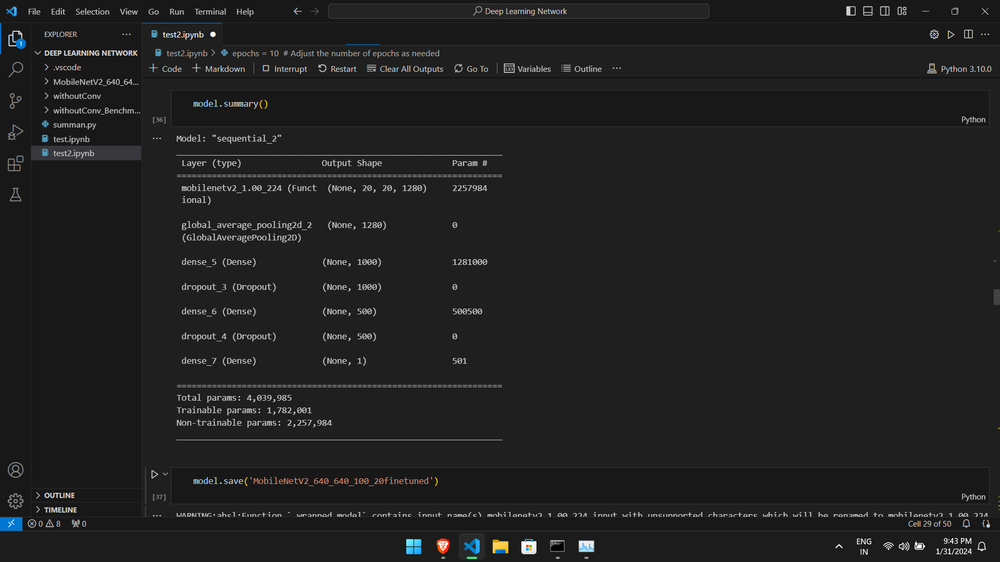
#> input picture FinalProject/FinalProject/part 1/Deep Learning Network/pics/1.png, 1000 x 562 px, shrunk from 1920 x 1080 before the run, found by its file name
$ jupyter execute --allow-errors try.ipynb   (older library calls are emulated)
#> lines starting #> are read from the running program, lines starting #| are printed output that depends on the picture
[cell 1]
import cv2
import numpy as np
from skimage import color, feature
from scipy.stats import kurtosis

[cell 2]
def extract_features(image_path):
    # Read the image
#> called with image_path = './high_dense/1.png'
    img = cv2.imread(image_path)
#> img is the input picture: shape (562, 1000, 3); mean B, G, R 32.8, 32.7, 32.5
    #print(img.shape)
    # Convert the image to different color spaces
    hsv_img = cv2.cvtColor(img, cv2.COLOR_BGR2HSV)
#> hsv_img: shape (562, 1000, 3); mean H, S, V 4.3, 2.7, 33.2
    lab_img = cv2.cvtColor(img, cv2.COLOR_BGR2LAB)
#> lab_img: shape (562, 1000, 3); mean of channels 0, 1, 2 31.5, 128, 127.9

    # Split the channels
    b, g, r = cv2.split(img)
    h, s, v = cv2.split(hsv_img)
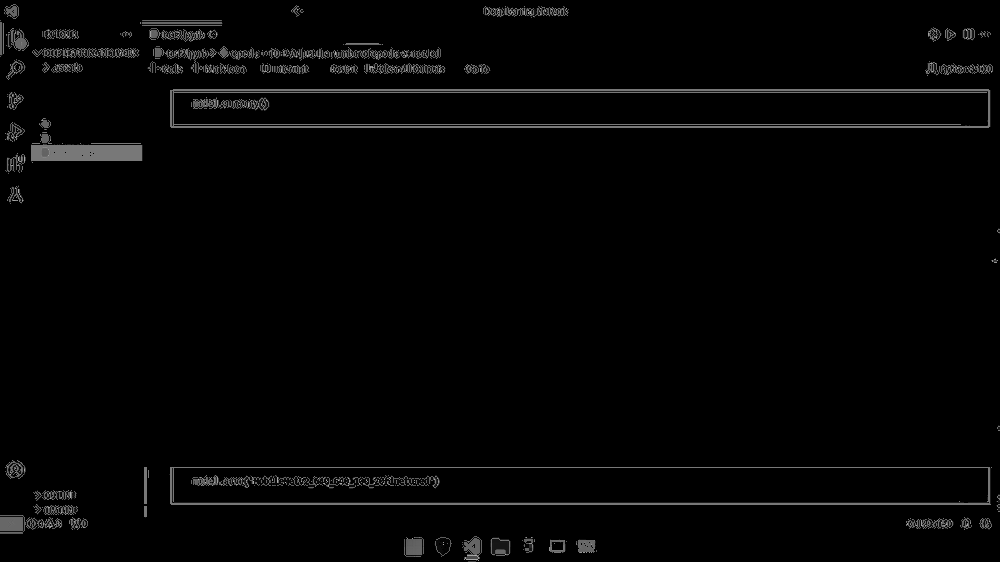
#> h: shape (562, 1000); min 0, max 179, mean 4.3
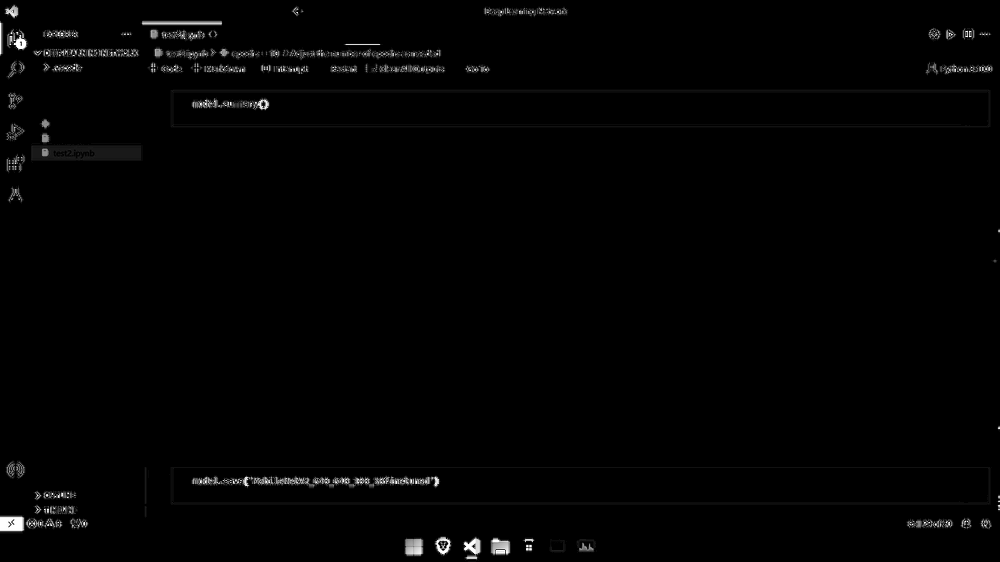
#> s: shape (562, 1000); min 0, max 255, mean 2.7
    l, a, b_human = cv2.split(lab_img)
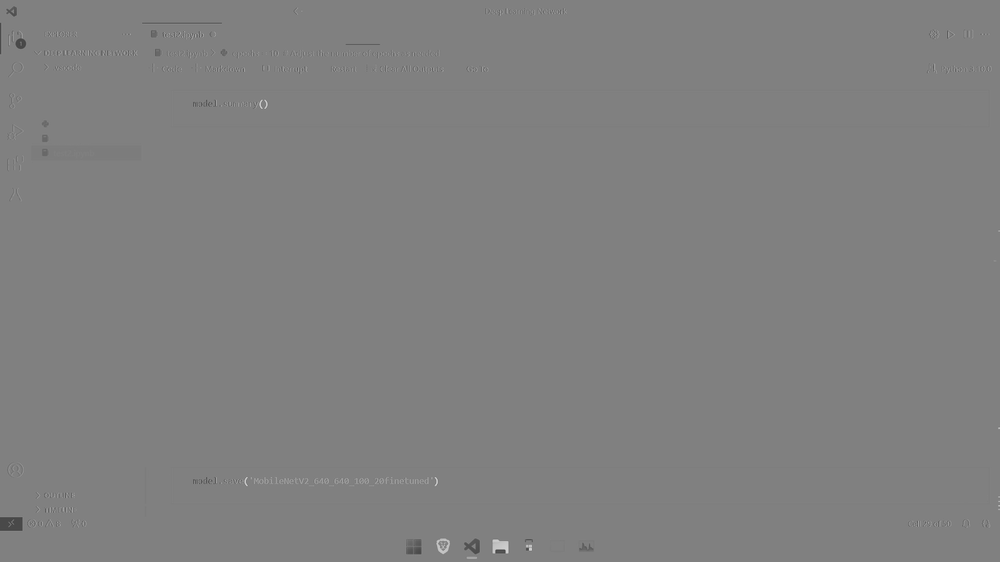
#> b_human: shape (562, 1000); min 66, max 211, mean 127.9

    # Calculate mean values
    mean_r, mean_g, mean_b = np.mean(r), np.mean(g), np.mean(b)
#> mean_r = 32.5; mean_g = 32.66; mean_b = 32.77
    mean_h, mean_s, mean_v = np.mean(h), np.mean(s), np.mean(v)
#> mean_h = 4.32; mean_s = 2.69; mean_v = 33.16
    mean_l, mean_a, mean_bhuman = np.mean(l), np.mean(a), np.mean(b_human)
#> mean_l = 31.5; mean_a = 128; mean_bhuman = 127.9

    # Calculate standard deviations
    std_r, std_g, std_b = np.std(r), np.std(g), np.std(b)
#> std_r = 19.95; std_g = 20.16; std_b = 20.87
    std_h, std_s, std_v = np.std(h), np.std(s), np.std(v)
#> std_h = 21.19; std_s = 17.97; std_v = 22.14
    std_l, std_a, std_bhuman = np.std(l), np.std(a), np.std(b_human)
#> std_l = 22.06; std_a = 1.45; std_bhuman = 2.99

    # Calculate variances
    var_r, var_g, var_b = np.var(r), np.var(g), np.var(b)
#> var_r = 398.2; var_g = 406.6; var_b = 435.7
    var_h, var_s, var_v = np.var(h), np.var(s), np.var(v)
#> var_h = 448.9; var_s = 322.9; var_v = 490
    var_l, var_a, var_bhuman = np.var(l), np.var(a), np.var(b_human)
#> var_l = 486.5; var_a = 2.1; var_bhuman = 8.92
    gray_img = cv2.cvtColor(img, cv2.COLOR_BGR2GRAY)

    kurtosis_r, kurtosis_g, kurtosis_b = kurtosis(r), kurtosis(g), kurtosis(b)
#> kurtosis_r = 1000 values, max 251.7 at index 780, min 0.656 at index 812, mean 52.08; kurtosis_g = 1000 values, max 251.7 at index 780, min 0.656 at index 812, mean 51.95; kurtosis_b = 1000 values, max 243.1 at index 780, min 1.51 at index 807, mean 51.83
    kurtosis_r_single = np.mean(kurtosis_r)
#> kurtosis_r_single = 52.08
    kurtosis_g_single = np.mean(kurtosis_g)
#> kurtosis_g_single = 51.95
    kurtosis_b_single = np.mean(kurtosis_b)
#> kurtosis_b_single = 51.83
    # Other texture features
    glcm = feature.graycomatrix(gray_img, [1], [0], symmetric=True, normed=True)
    energy = feature.graycoprops(glcm, prop='energy')[0, 0]
#> energy = 0.578
    ASM = feature.graycoprops(glcm, prop='ASM')[0, 0]
#> ASM = 0.334
    contrast = feature.graycoprops(glcm, prop='contrast')[0, 0]
#> contrast = 280
    homogeneity = feature.graycoprops(glcm, prop='homogeneity')[0, 0]
#> homogeneity = 0.898

    features_dict = {
        "mean_r": mean_r, "mean_g": mean_g, "mean_b": mean_b,
        "mean_h": mean_h, "mean_s": mean_s, "mean_v": mean_v,
        "mean_l": mean_l, "mean_a": mean_a, "mean_bhuman": mean_bhuman,
        "std_r": std_r, "std_g": std_g, "std_b": std_b,
        "std_h": std_h, "std_s": std_s, "std_v": std_v,
        "std_l": std_l, "std_a": std_a, "std_bhuman": std_bhuman,
        "var_r": var_r, "var_g": var_g, "var_b": var_b,
        "var_h": var_h, "var_s": var_s, "var_v": var_v,
        "var_l": var_l, "var_a": var_a, "var_bhuman": var_bhuman,
        "energy": energy, "ASM": ASM, "contrast": contrast, "homogeneity": homogeneity,
        "kurtosis_r_single": kurtosis_r_single, "kurtosis_g_single": kurtosis_g_single, "kurtosis_b_single": kurtosis_b_single
    }

    return features_dict

[cell 3]
image_path = "./high_dense/1.png"
x = extract_features(image_path)
#> x = 34 items
len(x)
#> Out = 34

[cell 4]
x

[cell 5]
import numpy as np
import pandas as pd
import os

[cell 6]
def create_dataframe(image_folder, label):
    df_rows = []

    # Loop through images in the folder
    for filename in os.listdir(image_folder):
        if filename.endswith(".png"):
            print(filename)
            img_path = os.path.join(image_folder, filename)

            # Extract features from the image
            features_dict = extract_features(img_path)

            # Add label to the dictionary
            features_dict["class"] = label

            # Append the dictionary to the list of rows
            df_rows.append(features_dict)

    # Create a DataFrame from the list of rows
    df = pd.DataFrame(df_rows)

    return df

#> (a cell that did not finish here is left out)

#> (a cell that did not finish here is left out)

#> (a cell that did not finish here is left out)

#> (a cell that did not finish here is left out)

#> (a cell that did not finish here is left out)

#> (a cell that did not finish here is left out)

$ run again, with FinalProject/FinalProject/part 1/Deep Learning Network/pics/4.png copied over FinalProject/FinalProject/part 1/Deep Learning Network/pics/1.png
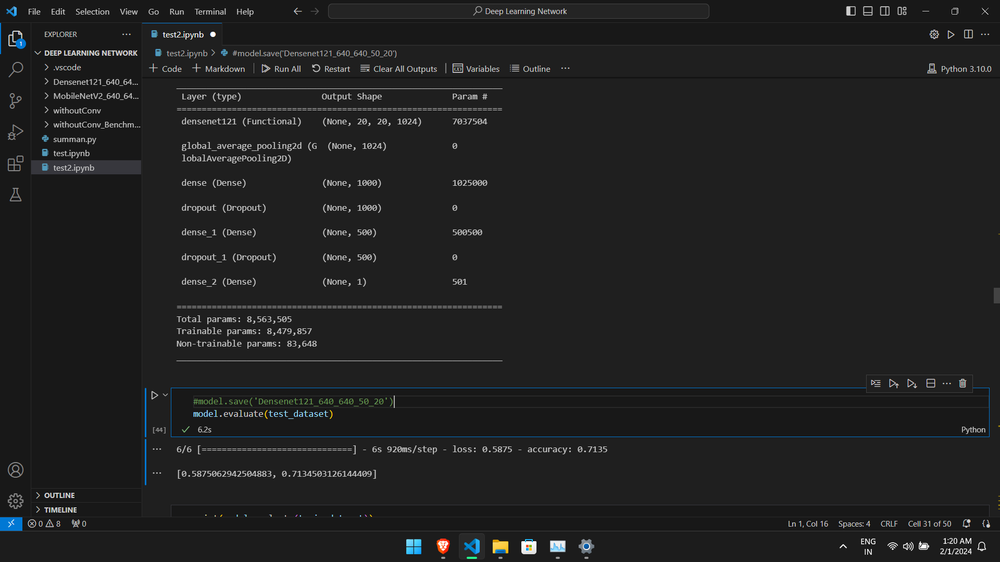
#> input picture FinalProject/FinalProject/part 1/Deep Learning Network/pics/4.png, 1000 x 562 px, shrunk from 1920 x 1080 before the run, found by its file name
#> in extract_features, img is the input picture: shape (562, 1000, 3); mean B, G, R 33.2, 33, 32.6
#> hsv_img: shape (562, 1000, 3); mean H, S, V 4.7, 4.9, 33.7
#> lab_img: shape (562, 1000, 3); mean of channels 0, 1, 2 31.9, 128, 127.8
#> in extract_features, `h, s, v = cv2.split(hsv_img)`:
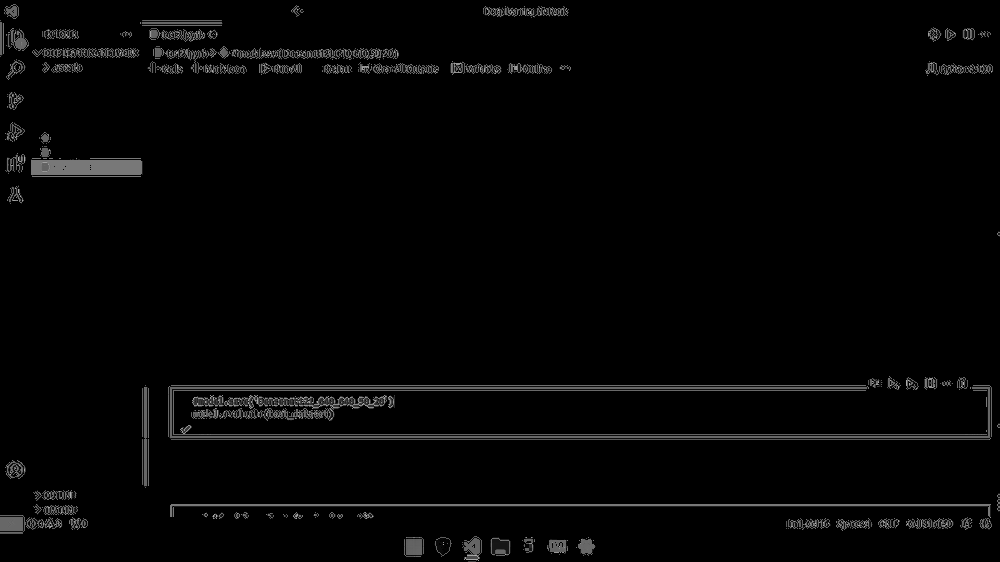
#> h: shape (562, 1000); min 0, max 179, mean 4.7
#> in extract_features, `h, s, v = cv2.split(hsv_img)`:
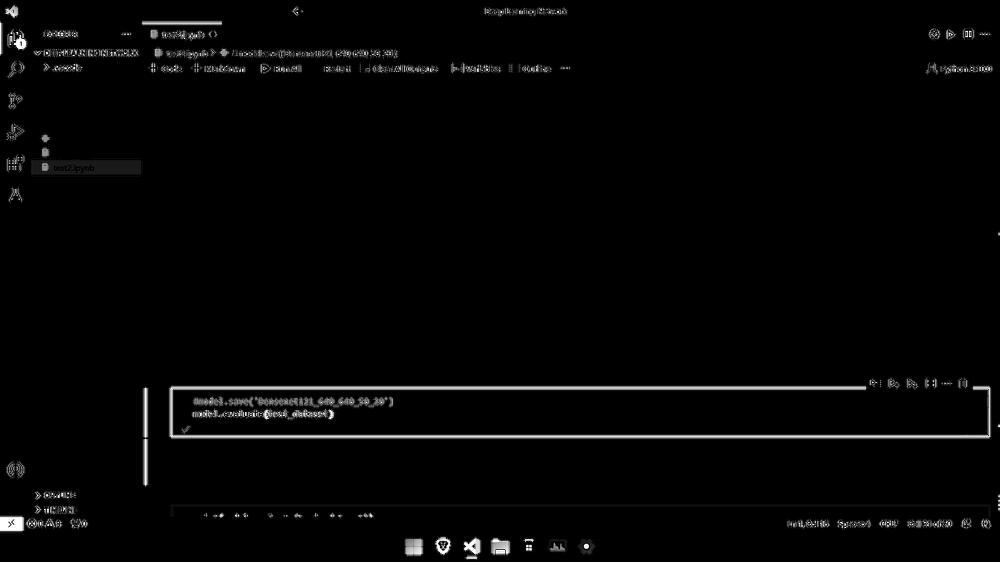
#> s: shape (562, 1000); min 0, max 255, mean 4.9
#> mean_r = 32.55; mean_g = 33; mean_b = 33.24
#> mean_h = 4.73; mean_s = 4.87; mean_v = 33.72
#> mean_l = 31.89; mean_a = 128; mean_bhuman = 127.8
#> std_r = 19.71; std_g = 20.33; std_b = 21.52
#> std_h = 21.49; std_s = 25.75; std_v = 22.63
#> std_l = 22.15; std_a = 1.53; std_bhuman = 3.58
#> var_r = 388.7; var_g = 413.1; var_b = 463.2
#> var_h = 461.9; var_s = 663; var_v = 512
#> var_l = 490.8; var_a = 2.34; var_bhuman = 12.82
#> kurtosis_r = 1000 values, max 203.1 at index 803, min -0.0215 at index 146, mean 31; kurtosis_g = 1000 values, max 221 at index 842, min 0.889 at index 146, mean 32.62; kurtosis_b = 1000 values, max 176 at index 842, min 1 at index 146, mean 41.31
#> kurtosis_r_single = 31
#> kurtosis_g_single = 32.62
#> kurtosis_b_single = 41.31
#> energy = 0.577
#> ASM = 0.333
#> contrast = 281.7
#> homogeneity = 0.895
#> x = 34 items
#> Out = 34
